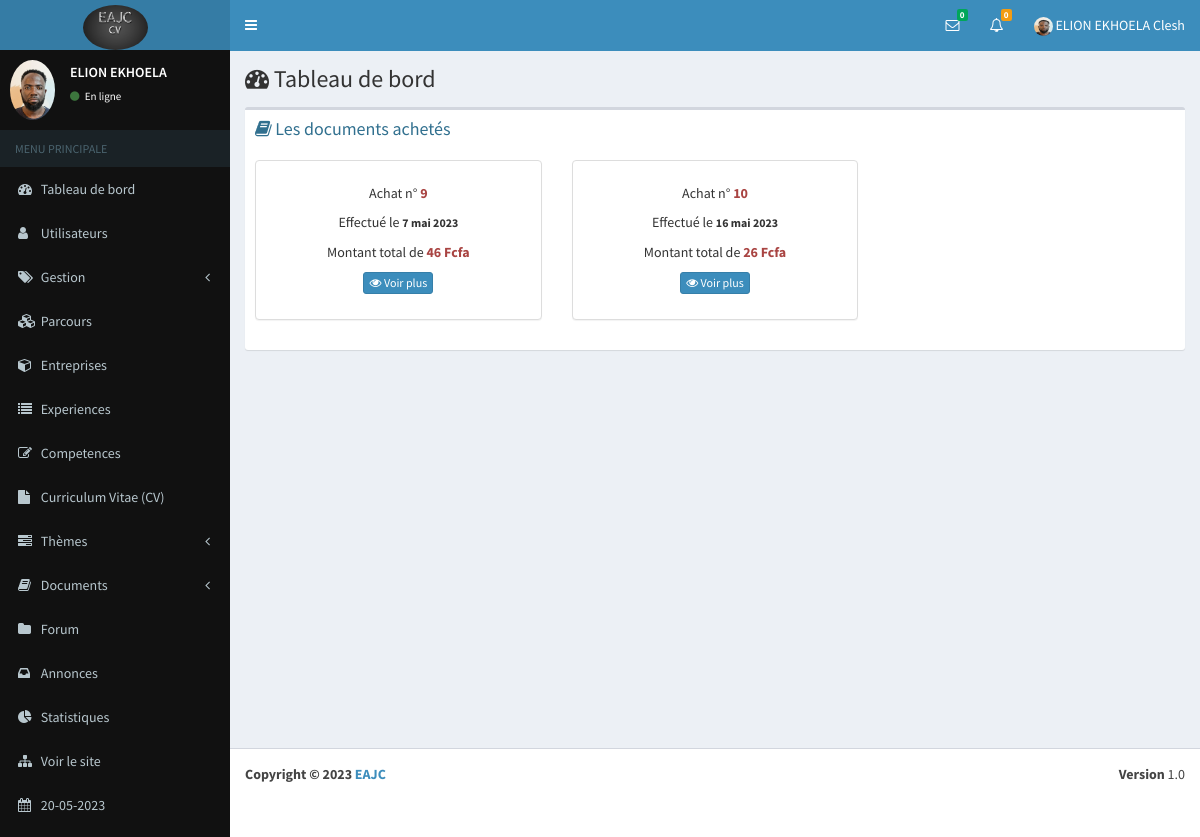
/cours/doc-pur (signed in), run on the app's committed database.
### eab/models.py (models this page shows, shortened)
class Parametre(models.Model):
    appname=models.CharField(max_length=100)
    appeditor=models.CharField(max_length=200)
    phone=models.CharField(max_length=200, null=True)
    email=models.CharField(max_length=200, null=True)
    version=models.CharField(max_length=10, null=True)
    devise=models.CharField(max_length=10, null=True)
    COLORS=[
        ('primary','primary'),
        ('info','info'),
        ('success','success'),
        ('danger','danger'),
        ('secondary','secondary'),
        ('dark','dark'),
    ]
    theme=models.CharField(max_length=200, null=True, choices=COLORS)
    logo=models.ImageField(upload_to="media", null=True, blank=True)
    width_logo=models.CharField(max_length=3, null=True)
    height_logo=models.TextField(max_length=3, null=True)

class Profile(models.Model):
    user=models.OneToOneField(User, on_delete=models.CASCADE)
    phone=models.CharField(max_length=100)
    address=models.TextField()
    photo=models.ImageField(upload_to="media", null=True, blank=True)
    SEX=[
        ('Masculin','Masculin'),
        ('Feminin','Feminin')
    ]
    gender=models.CharField(max_length=100, null=True, choices=SEX)
    droitmes=models.BooleanField(default=False, null=True)
    status=models.BooleanField(default=False, null=True)
    apropos=models.TextField(null=True)
    profession=models.CharField(max_length=50, null=True)
    VARIABLE=[
        ('Visible','Visible'),
        ('Invisible','Invisible')
    ]
    vform=models.CharField(max_length=100, null=True, choices=VARIABLE, default="Visible")
    vep=models.CharField(max_length=100, null=True, choices=VARIABLE)
    vcomp=models.CharField(max_length=100, null=True, choices=VARIABLE)
    vaform=models.CharField(max_length=100, null=True, choices=VARIABLE)
    priority=models.BooleanField(null=True,default=False)

### document/models.py (models this page shows)
class Commande(models.Model):
    user=models.ForeignKey(User, on_delete=models.CASCADE, null=True)
    ucours=models.TextField(max_length=500,null=True)
    total=models.IntegerField(null=False)
    datecommande=models.DateField(auto_now=True)
    status=models.BooleanField(default=False)
    statusachat=models.BooleanField(default=False)

### document/views.py (the view)
# urls.py: path("doc-pur", doc_purchased, name="commande/doc-pur"),
@login_required(login_url='connection/login')
def doc_purchased(request):
    date=datetime.datetime.now()
    commandes=Commande.objects.filter(user_id=request.user.id)
    tabAchats=[]
    for commande in commandes:
        doc=eval(commande.ucours)
        dic={}
        dic["id"]=commande.id
        dic["total"]=commande.total
        dic["datecommande"]=commande.datecommande
        tabcours=[]
        for k,c in doc.items():
            cours=Cours.objects.get(id=k)
            dict={}
            dict["qte"]=c[0]
            dict["discipline"]=c[1]
            dict["composant"]=c[2]
            dict["title"]=c[3]
            dict["comment"]=c[4]
            dict["price"]=c[5]
            dict["file"]=cours.file
            tabcours.append(dict)
        dic["cours"]=tabcours
        tabAchats.append(dic)
    context={
        "date":date,
        "parametre":parametre(),
        "countanswer":nbnew_answer(request),
        "count":nbnew_message(request),
        "users":new_message(request),
        "achats":tabAchats
    }
    return render(request, "commande/doc-pur.html", context)

### document/views.py (called while the page is built, shortened)
def parametre():
    try:
        parametre=Parametre.objects.all()[0]
    except Exception as e:
        parametre=None
    if parametre == None :
        return redirect("maintenance")
    else:
        return parametre

def new_message( request):
    contacts=Contact.objects.filter(statut=0, status=1).order_by("-id")
    tabUsers=[]
    tabIdUser=[]
    for contact in contacts:
        diccode=eval(contact.codes)
    tab=[]
    for i in tabIdUser:
        if i not in tab:
            tab.append(i)
    dic={}
    for i in tab:
        nombre=0
        for k in tabIdUser:
            if i==k:
                nombre=nombre+1
        dic[i]=nombre
    tabMessages=[]
    tabs=[]
    return tabMessages

def nbnew_message(request):
    contacts=Contact.objects.filter(statut=0, status=1).order_by("-id")
    count=0
    for contact in contacts:
        diccode=eval(contact.codes)
        if diccode["user1"]==request.user.id:
            count=count+1
    return count

def nbnew_answer(request):
    questions=Question.objects.filter(user_id=request.user.id)
    number=0
    for question in questions:
        number+=Answer.objects.filter(question_id=question.id, status=0).count()
    return number

### document/templates/commande/doc-pur.html (shortened to what this page needs)
{% extends 'global/base.html' %}
{% block content %}
      <div class="content-wrapper">
        <section class="content-header">
          <h1>
            <i class="fa fa-dashboard"></i> Tableau de bord
          </h1>
        </section>
        <section class="content">
          <div class="row">
            <div class="col-xs-12">
                <div class="box">
                    <div class="box-header">
                            <h6 class="box-title text-info"><i class="fa fa-book"></i> Les documents achetés </h6>
                    </div>
                    <div class="box-body">
                            <div class="row">
                                {% for achat in achats %}
                                <div class="col-md-4">
                                    <div class="panel panel-default shadow" style="box-shadow: 2px;">
                                        <div class="panel-body">
                                          <h5 class="card-title text-center">Achat n° <b class="text-danger">{{ achat.id }}</b></h5>
                                          <p class="card-text text-center">Effectué le <small><b>{{ achat.datecommande }}</b> </small></p>
                                          <p class="card-link text-center">Montant total de <b class="text-danger">{{ achat.total }} {{ parametre.devise }}</b></p>
                                          <p class="card-text text-center">
                                            <a href="#" data-toggle="modal" data-target="#detail{{achat.id}}" style="text-decoration: none;" class="btn btn-primary btn-xs"><i class="fa fa-eye"></i> Voir plus </a>
                                          </p>
                                        </div>
                                    </div>
                                </div>
                                {% endfor %}
                            </div>
                        </div>
                    </div>
            </div>
        </div>
    </section>
</div>
{% endblock %}

### eab/templates/global/navbar.html (shortened to what this page needs)
{% load static %}
<header class="main-header">
    <a href="{% url 'dashboard' %}" class="logo">
        {% if parametre.logo %}
        <img class="img-circle" src="{{ parametre.logo.url }}" width="{{ parametre.width_logo }}" height="{{ parametre.height_logo }}" alt="EAJC">
        {% else %}
        <h3><b>EAJC</b></h3>
        {% endif %}
    </a>
    <nav class="navbar navbar-static-top" role="navigation">
      <a href="#" class="sidebar-toggle" data-toggle="offcanvas" role="button">
      </a>
      <div class="navbar-custom-menu">
        <ul class="nav navbar-nav">
          <li class="dropdown messages-menu">
            <a href="#" class="dropdown-toggle" data-toggle="dropdown">
              <i class="fa fa-envelope-o"></i>
              <span class="label label-success">{{ count }}</span>
            </a>
          </li>
          <li class="dropdown notifications-menu">
            <a href="#" class="dropdown-toggle" data-toggle="dropdown">
              <i class="fa fa-bell-o"></i>
              <span class="label label-warning">{{ countanswer }}</span>
            </a>
          </li>
          <li class="dropdown user user-menu">
            <a href="#" class="dropdown-toggle" data-toggle="dropdown">
                {% if request.user.profile.photo %}
                <img class="img-circle" width="19" height="19" src="{{ request.user.profile.photo.url }}" alt="...">
                {% else %}
                <img class="img-circle" width="19" height="19" src="{% static 'dist/img/user.png' %}" alt="...">
                {% endif %}
              <span class="hidden-xs">{{ user.last_name }} {{ user.first_name }}</span>
            </a>
          </li>
        </ul>
      </div>
    </nav>
  </header>

### eab/templates/global/_nav.html (shortened to what this page needs)
{% load static %}
<aside class="main-sidebar bg-black">
    <section class="sidebar">
      <div class="user-panel">
        <div class="pull-left image">
            {% if request.user.profile.photo %}
            <img class="img-circle" src="{{ request.user.profile.photo.url }}" alt="...">
            {% else %}
            <img class="img-circle" width="60" height="50" src="{% static 'dist/img/user.png' %}" alt="...">
            {% endif %}
        </div>
        <div class="pull-left info">
          <p>{{ user.last_name }}</p>
          <a href="{% url 'users/profile' %}"><i class="fa fa-circle text-success"></i> En ligne</a>
        </div>
      </div>
      <ul class="sidebar-menu">
        <li class="header">MENU PRINCIPALE</li>
        <li><a href="{% url 'dashboard' %}"><i class="fa fa-dashboard"></i> <span>Tableau de bord</span></a></li>
        {% for group in request.user.groups.all %}
        {% if group.name == "admin" %}
        <li class="treeview">
          <a href="#">
            <i class="fa fa-user"></i>
            <span>Utilisateurs</span>
          </a>
        </li>
        <li class="treeview">
            <a href="#">
              <i class="fa fa-tags"></i> <span>Gestion</span>
              <i class="fa fa-angle-left pull-right"></i>
            </a>
        </li>
        <li><a href="{% url 'parcours/parcours' %}"><i class="fa fa-cubes"></i> Parcours</a></li>
        <li><a href="{% url 'entreprise/entreprises' %}"><i class="fa fa-cube"></i> <span>Entreprises</span></a></li>
        <li><a href="{% url 'experience/experiences' %}"><i class="fa fa-list"></i> <span>Experiences</span></a></li>
        <li><a href="{% url 'competence/competences' %}"><i class="fa fa-edit"></i> <span>Competences</span></a></li>
        <li><a href="{% url 'cv/recap' %}"><i class="fa fa-file"></i> <span>Curriculum Vitae (CV)</span></a></li>
        <li class="treeview">
          <a href="#">
            <i class="fa fa-tasks"></i> <span>Thèmes</span>
            <i class="fa fa-angle-left pull-right"></i>
          </a>
        </li>
        <li class="treeview">
          <a href="#">
            <i class="fa fa-book"></i> <span>Documents</span>
            <i class="fa fa-angle-left pull-right"></i>
          </a>
        </li>
        <li><a href="{% url 'question/questions' %}"><i class="fa fa-folder"></i> <span>Forum</span></a></li>
        <li><a href="{% url 'annonce/annonces' %}"><i class="fa fa-inbox"></i> <span>Annonces</span></a></li>
        <li><a href="{% url 'statistique' %}"><i class="fa fa-pie-chart"></i> <span>Statistiques</span></a></li>
        <li><a href="{% url 'home' %}"><i class="fa fa-sitemap"></i> <span>Voir le site</span></a></li>
        <li><a href=""><i class="fa fa-calendar"></i> <span>{{ date|date:"d-m-Y" }}</span></a></li>
        {% endif %}
        {% endfor %}
      </ul>
    </section>
  </aside>

### eab/templates/global/footeradmin.html
<footer class="main-footer">
    <div class="pull-right hidden-xs">
      <b>Version</b> {{parametre.version}}
    </div>
    <strong>Copyright &copy; 2023 <a href="">{{parametre.appname}}</a></strong>
</footer>

### data on the page
Parametre: logo (picture), devise "Fcfa" "Fcfa", version "1.0", appname "EAJC"
Commande: datecommande "7 mai 2023"
Commande: datecommande "16 mai 2023"

### other printed values
{{ count }} "0"
{{ countanswer }} "0"
{{ user.last_name }} "ELION EKHOELA"
{{ user.first_name }} "Clesh"
{{ date|date:"d-m-Y" }} "20-05-2023"
{{ achat.id }} "9" "10"
{{ achat.total }} "46" "26"
